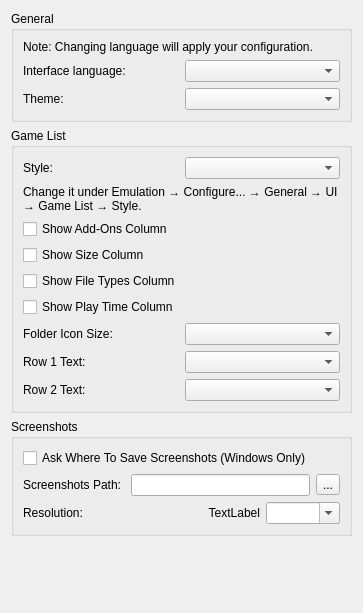
<?xml version="1.0" encoding="UTF-8"?>
<ui version="4.0">
 <class>ConfigureUi</class>
 <widget class="QWidget" name="ConfigureUi">
  <property name="geometry">
   <rect>
    <x>0</x>
    <y>0</y>
    <width>363</width>
    <height>613</height>
   </rect>
  </property>
  <property name="windowTitle">
   <string>Form</string>
  </property>
  <property name="accessibleName">
   <string>UI</string>
  </property>
  <layout class="QVBoxLayout" name="verticalLayout">
   <item>
    <widget class="QGroupBox" name="general_groupBox">
     <property name="title">
      <string>General</string>
     </property>
     <layout class="QHBoxLayout" name="horizontalLayout">
      <item>
       <layout class="QVBoxLayout" name="verticalLayout_2">
        <item>
         <widget class="QLabel" name="label_change_language_info">
          <property name="text">
           <string>Note: Changing language will apply your configuration.</string>
          </property>
          <property name="wordWrap">
           <bool>true</bool>
          </property>
         </widget>
        </item>
        <item>
         <layout class="QHBoxLayout" name="horizontalLayout_2">
          <item>
           <widget class="QLabel" name="language_label">
            <property name="text">
             <string>Interface language:</string>
            </property>
           </widget>
          </item>
          <item>
           <widget class="QComboBox" name="language_combobox"/>
          </item>
         </layout>
        </item>
        <item>
         <layout class="QHBoxLayout" name="horizontalLayout_3">
          <item>
           <widget class="QLabel" name="theme_label">
            <property name="text">
             <string>Theme:</string>
            </property>
           </widget>
          </item>
          <item>
           <widget class="QComboBox" name="theme_combobox"/>
          </item>
         </layout>
        </item>
       </layout>
      </item>
     </layout>
    </widget>
   </item>
   <item>
    <widget class="QGroupBox" name="GameListGroupBox">
     <property name="title">
      <string>Game List</string>
     </property>
     <layout class="QHBoxLayout" name="GameListHorizontalLayout">
      <item>
       <layout class="QVBoxLayout" name="GeneralVerticalLayout">
        <item>
         <layout class="QHBoxLayout" name="game_library_style_layout">
          <item>
           <widget class="QLabel" name="game_library_style_label">
            <property name="text">
             <string>Style:</string>
            </property>
           </widget>
          </item>
          <item>
           <widget class="QComboBox" name="game_library_style_combobox"/>
          </item>
         </layout>
        </item>
        <item>
         <widget class="QLabel" name="game_library_style_note">
          <property name="text">
           <string>Change it under Emulation → Configure... → General → UI → Game List → Style.</string>
          </property>
          <property name="wordWrap">
           <bool>true</bool>
          </property>
         </widget>
        </item>
        <item>
         <widget class="QCheckBox" name="show_add_ons">
          <property name="text">
           <string>Show Add-Ons Column</string>
          </property>
         </widget>
        </item>
        <item>
         <widget class="QCheckBox" name="show_size">
          <property name="text">
           <string>Show Size Column</string>
          </property>
         </widget>
        </item>
        <item>
         <widget class="QCheckBox" name="show_types">
          <property name="text">
           <string>Show File Types Column</string>
          </property>
         </widget>
        </item>
        <item>
         <widget class="QCheckBox" name="show_play_time">
          <property name="text">
           <string>Show Play Time Column</string>
          </property>
         </widget>
        </item>
        <item>
         <layout class="QHBoxLayout" name="folder_icon_size_qhbox_layout_2">
          <item>
           <widget class="QLabel" name="folder_icon_size_label">
            <property name="text">
             <string>Folder Icon Size:</string>
            </property>
           </widget>
          </item>
          <item>
           <widget class="QComboBox" name="folder_icon_size_combobox"/>
          </item>
         </layout>
        </item>
        <item>
         <layout class="QHBoxLayout" name="row_1_qhbox_layout">
          <item>
           <widget class="QLabel" name="row_1_label">
            <property name="text">
             <string>Row 1 Text:</string>
            </property>
           </widget>
          </item>
          <item>
           <widget class="QComboBox" name="row_1_text_combobox"/>
          </item>
         </layout>
        </item>
        <item>
         <layout class="QHBoxLayout" name="row_2_qhbox_layout">
          <item>
           <widget class="QLabel" name="row_2_label">
            <property name="text">
             <string>Row 2 Text:</string>
            </property>
           </widget>
          </item>
          <item>
           <widget class="QComboBox" name="row_2_text_combobox"/>
          </item>
         </layout>
        </item>
       </layout>
      </item>
     </layout>
    </widget>
   </item>
   <item>
    <widget class="QGroupBox" name="screenshots_GroupBox">
     <property name="title">
      <string>Screenshots</string>
     </property>
     <layout class="QVBoxLayout" name="verticalLayout_4">
      <item>
       <layout class="QVBoxLayout" name="verticalLayout_3">
        <item>
         <widget class="QCheckBox" name="enable_screenshot_save_as">
          <property name="text">
           <string>Ask Where To Save Screenshots (Windows Only)</string>
          </property>
         </widget>
        </item>
        <item>
         <layout class="QHBoxLayout" name="horizontalLayout_4">
          <item>
           <widget class="QLabel" name="label">
            <property name="text">
             <string>Screenshots Path: </string>
            </property>
           </widget>
          </item>
          <item>
           <widget class="QLineEdit" name="screenshot_path_edit"/>
          </item>
          <item>
           <widget class="QToolButton" name="screenshot_path_button">
            <property name="text">
             <string>...</string>
            </property>
           </widget>
          </item>
         </layout>
        </item>
        <item>
         <layout class="QGridLayout" name="gridLayout">
          <property name="spacing">
           <number>6</number>
          </property>
          <item row="0" column="1">
           <layout class="QHBoxLayout" name="horizontalLayout_5">
            <item>
             <widget class="QLabel" name="screenshot_width">
              <property name="text">
               <string>TextLabel</string>
              </property>
              <property name="alignment">
               <set>Qt::AlignmentFlag::AlignRight|Qt::AlignmentFlag::AlignTrailing|Qt::AlignmentFlag::AlignVCenter</set>
              </property>
             </widget>
            </item>
            <item>
             <widget class="QComboBox" name="screenshot_height">
              <property name="editable">
               <bool>true</bool>
              </property>
             </widget>
            </item>
           </layout>
          </item>
          <item row="0" column="0">
           <widget class="QLabel" name="label_3">
            <property name="text">
             <string>Resolution:</string>
            </property>
           </widget>
          </item>
         </layout>
        </item>
       </layout>
      </item>
     </layout>
    </widget>
   </item>
   <item>
    <spacer name="verticalSpacer">
     <property name="orientation">
      <enum>Qt::Orientation::Vertical</enum>
     </property>
     <property name="sizeHint" stdset="0">
      <size>
       <width>20</width>
       <height>40</height>
      </size>
     </property>
    </spacer>
   </item>
  </layout>
 </widget>
 <resources/>
 <connections/>
</ui>
